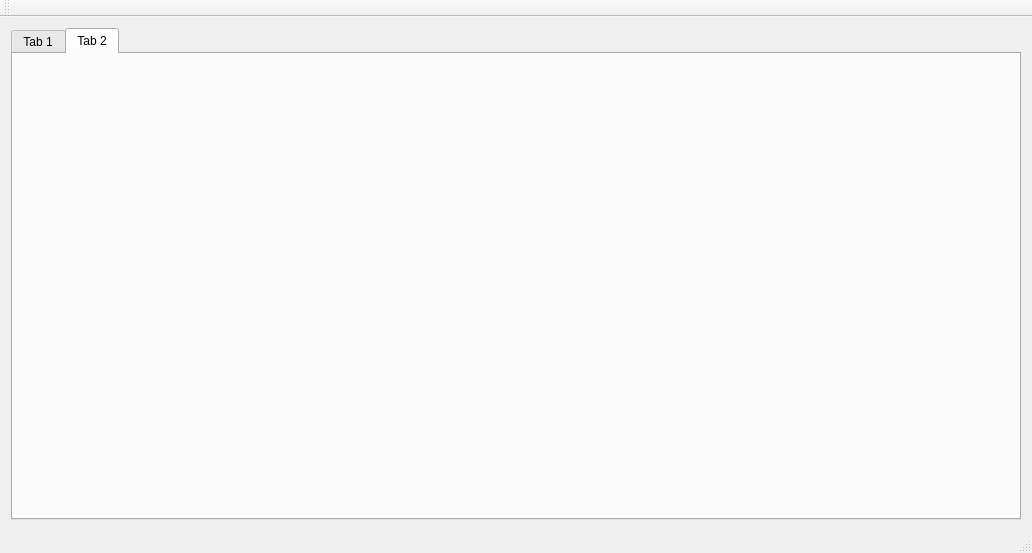
<?xml version="1.0" encoding="UTF-8"?>
<ui version="4.0">
 <class>QtGuiApplication2Class</class>
 <widget class="QMainWindow" name="QtGuiApplication2Class">
  <property name="geometry">
   <rect>
    <x>0</x>
    <y>0</y>
    <width>1032</width>
    <height>553</height>
   </rect>
  </property>
  <property name="windowTitle">
   <string>QtGuiApplication2</string>
  </property>
  <widget class="QWidget" name="centralWidget">
   <layout class="QVBoxLayout" name="verticalLayout">
    <item>
     <widget class="QTabWidget" name="tabWidget">
      <property name="currentIndex">
       <number>1</number>
      </property>
      <widget class="QWidget" name="tab">
       <attribute name="title">
        <string>Tab 1</string>
       </attribute>
      </widget>
      <widget class="QWidget" name="tab_2">
       <attribute name="title">
        <string>Tab 2</string>
       </attribute>
      </widget>
     </widget>
    </item>
   </layout>
  </widget>
  <widget class="QMenuBar" name="menuBar">
   <property name="geometry">
    <rect>
     <x>0</x>
     <y>0</y>
     <width>1032</width>
     <height>20</height>
    </rect>
   </property>
  </widget>
  <widget class="QToolBar" name="mainToolBar">
   <attribute name="toolBarArea">
    <enum>TopToolBarArea</enum>
   </attribute>
   <attribute name="toolBarBreak">
    <bool>false</bool>
   </attribute>
  </widget>
  <widget class="QStatusBar" name="statusBar"/>
 </widget>
 <layoutdefault spacing="6" margin="11"/>
 <resources>
  <include location="QtGuiApplication2.qrc"/>
 </resources>
 <connections/>
</ui>
